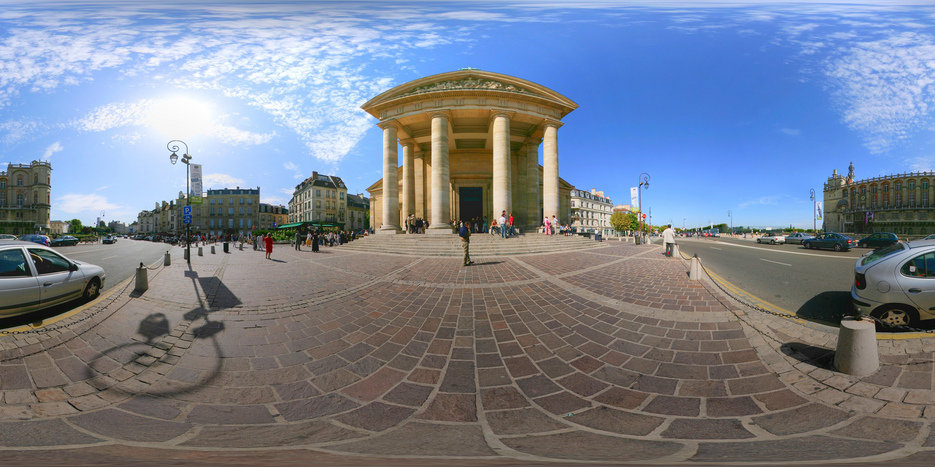
//> input picture little_planet/img/242621936_f75988eb3e_o.jpg, 935 x 467 px
$ ./main img/242621936_f75988eb3e_o.jpg   (built with g++ and OpenCV 4)
//> lines starting //> are read from the running program, lines starting //| are printed output that depends on the picture; after the words box and inside, x2 and y2 are one past the last pixel; in counts of white or black regions, pixels touching at a corner belong together
//> further down, img1 is the input picture: 467 rows x 935 cols, CV_8UC3; mean B, G, R 144.3, 129.7, 121.8
### little_planet/little_planet.hpp
#ifndef _LITTLE_PLANET_HPP_
#define _LITTLE_PLANET_HPP_

void cv_LittlePlanet(
	const IplImage* pano_img, const IplImage* lp_img,
	const double lat, const double lng, const double zoom);

#endif

### little_planet/little_planet.cpp
#define _USE_MATH_DEFINES

#include <math.h>

#include <opencv/cv.h>
#include <opencv/highgui.h>
#include <opencv/cvaux.h>

#include "little_planet.hpp"

// clat, clng [rad]
void cv_LittlePlanet(
	const IplImage* pano_img, const IplImage* lp_img,
	const double clat, const double clng, const double zoom) {
	int x, y;	// at little planet image
	int cx, cy;
	int xx, yy;
	unsigned char r, g, b;
	double lat, lng; // 댹뱗[rad],똮뱗[rad] at pano image
	double rho, theta; // at little planet image
	double sphere_r;
	int u, v; // at pano image
	// debug
	double max_lat=-100, min_lat=100;
	double max_lng=-100, min_lng=100;

	sphere_r = zoom * lp_img->width;
	cx = lp_img->width / 2;
	cy = lp_img->height / 2;

	for (y = 0; y < lp_img->height; y++) {
		for (x = 0; x < lp_img->width; x++) {
#ifdef _DEBUG
//			printf("x=%d,y=%d\n", x, y);
#endif

			xx = x - cx;
			yy = y - cy;

			rho = sqrt(xx*xx + yy*yy);
			theta = 2*atan2(rho, (2.0 * sphere_r));
			lat = asin(cos(theta)*sin(clat) + yy*sin(theta)*cos(clat) / rho);
			lng = clng + atan2( xx*sin(theta), (rho*cos(clat)*cos(theta)-yy*sin(clat)*sin(theta)) );

#ifdef _DEBUG
			if (lat > max_lat) max_lat = lat;
			if (lat < min_lat) min_lat = lat;
			if (lng > max_lng) max_lng = lng;
			if (lng < min_lng) min_lng = lng;
#endif

			u = (int)(pano_img->width/2 - pano_img->width/2 * lng / M_PI);				// -M_PI <= lng <= M_PI
			v = (int)(pano_img->height/2 - pano_img->height/2 * lat / (M_PI / 2.0));	// -M_PI/2 <= lat <= M_PI/2

#ifdef _DEBUG
//			if( x==lp_img->width/4 && y%10==0 )
//				printf("u=%d,v=%d,lat=%lf,lng=%lf\n",
//				u, v,
//				lat/M_PI*180, lng/M_PI*180);
#endif
			u = (u + pano_img->width) % pano_img->width;
			v = (v + pano_img->height) % pano_img->height;

			b = (unsigned char)(pano_img->imageData[pano_img->widthStep*v + pano_img->nChannels*u + 0]);
			g = (unsigned char)(pano_img->imageData[pano_img->widthStep*v + pano_img->nChannels*u + 1]);
			r = (unsigned char)(pano_img->imageData[pano_img->widthStep*v + pano_img->nChannels*u + 2]);

#ifdef _DEBUG
			//printf("b=%d,g=%d,r=%d\n", (int)b, (int)g, (int)r);
#endif
			lp_img->imageData[lp_img->widthStep*y + lp_img->nChannels*x + 0] = b;
			lp_img->imageData[lp_img->widthStep*y + lp_img->nChannels*x + 1] = g;
			lp_img->imageData[lp_img->widthStep*y + lp_img->nChannels*x + 2] = r;
			lp_img->imageData[lp_img->widthStep*y + lp_img->nChannels*x + 3] = 0;

		}
	}

#ifdef _DEBUG
//	printf("max_lat=%lf,min_lat=%lf,max_lng=%lf,min_lng=%lf\n",
//		max_lat / M_PI * 180, min_lat / M_PI * 180,
//		max_lng / M_PI * 180, min_lng / M_PI * 180
//		);
#endif

}

### little_planet/main.cpp
/*
http://www.subblue.com/blog/2010/6/17/little_planets
http://mathworld.wolfram.com/StereographicProjection.html
*/

#define _USE_MATH_DEFINES

#include <stdio.h>
#include <stdlib.h>
#include <math.h>

#include <opencv/cv.h>
#include <opencv/highgui.h>
#include <opencv/cvaux.h>

#include "little_planet.hpp"

/*****************************************************************************/
// Visual Studio 2013
#ifdef _DEBUG
//Debugモードの場合
#pragma comment(lib,"C:\\opencv\\build\\x86\\vc12\\lib\\opencv_core2410d.lib")
#pragma comment(lib,"C:\\opencv\\build\\x86\\vc12\\lib\\opencv_imgproc2410d.lib")
#pragma comment(lib,"C:\\opencv\\build\\x86\\vc12\\lib\\opencv_highgui2410d.lib")
#pragma comment(lib,"C:\\opencv\\build\\x86\\vc12\\lib\\opencv_objdetect2410d.lib")
#pragma comment(lib,"C:\\opencv\\build\\x86\\vc12\\lib\\opencv_contrib2410d.lib")
#pragma comment(lib,"C:\\opencv\\build\\x86\\vc12\\lib\\opencv_features2d2410d.lib")
#pragma comment(lib,"C:\\opencv\\build\\x86\\vc12\\lib\\opencv_flann2410d.lib")
#pragma comment(lib,"C:\\opencv\\build\\x86\\vc12\\lib\\opencv_gpu2410d.lib")
//#pragma comment(lib,"C:\\opencv\\build\\x86\\vc12\\lib\\opencv_haartraining_engined.lib")
#pragma comment(lib,"C:\\opencv\\build\\x86\\vc12\\lib\\opencv_legacy2410d.lib")
#pragma comment(lib,"C:\\opencv\\build\\x86\\vc12\\lib\\opencv_ts2410d.lib")
#pragma comment(lib,"C:\\opencv\\build\\x86\\vc12\\lib\\opencv_video2410d.lib")
#else
//Releaseモードの場合
#pragma comment(lib,"C:\\opencv\\build\\x86\\vc12\\lib\\opencv_core2410.lib")
#pragma comment(lib,"C:\\opencv\\build\\x86\\vc12\\lib\\opencv_imgproc2410.lib")
#pragma comment(lib,"C:\\opencv\\build\\x86\\vc12\\lib\\opencv_highgui2410.lib")
#pragma comment(lib,"C:\\opencv\\build\\x86\\vc12\\lib\\opencv_objdetect2410.lib")
#pragma comment(lib,"C:\\opencv\\build\\x86\\vc12\\lib\\opencv_contrib2410.lib")
#pragma comment(lib,"C:\\opencv\\build\\x86\\vc12\\lib\\opencv_features2d2410.lib")
#pragma comment(lib,"C:\\opencv\\build\\x86\\vc12\\lib\\opencv_flann2410.lib")
#pragma comment(lib,"C:\\opencv\\build\\x86\\vc12\\lib\\opencv_gpu2410.lib")
//#pragma comment(lib,"C:\\opencv\\build\\x86\\vc12\\lib\\opencv_haartraining_engined.lib")
#pragma comment(lib,"C:\\opencv\\build\\x86\\vc12\\lib\\opencv_legacy2410.lib")
#pragma comment(lib,"C:\\opencv\\build\\x86\\vc12\\lib\\opencv_ts2410.lib")
#pragma comment(lib,"C:\\opencv\\build\\x86\\vc12\\lib\\opencv_video2410.lib")
#endif

/*****************************************************************************/
IplImage *img1;
IplImage *img2;
int sw_img = 0;
double g_lat = -90;	// 緯度[deg]
double g_lng = 0;	// 経度[deg]
double g_zoom = 0.1;

/*****************************************************************************/
void on_mouse(int event, int x, int y, int flags, void *param = NULL);

/*****************************************************************************/
void on_mouse(int event, int x, int y, int flags, void *param) {
	static int line = 0;
	const int max_line = 15, w = 15, h = 30;

	// (4)マウスイベントを取得
	switch (event) {
	case CV_EVENT_MBUTTONDOWN:
		g_lng = (x - img1->width/2) / (double)(img1->width/2) * 180;
		printf("MDOWN:lat=%lf,lng=%lf,zoom=%lf\n", g_lat, g_lng, g_zoom);
		cv_LittlePlanet(img1, img2, g_lat / 180.*M_PI, g_lng / 180.*M_PI, g_zoom);
		cvShowImage("Little Planet", img2);
		break;
	case CV_EVENT_LBUTTONDOWN:
		g_lat = g_lat + 10;
		//g_zoom += 0.1;
		//g_lng = g_lng + 10;
		printf("LDOWN:lat=%lf,lng=%lf,zoom=%lf\n", g_lat, g_lng, g_zoom);
		cv_LittlePlanet(img1, img2, g_lat / 180.*M_PI, g_lng / 180.*M_PI, g_zoom);
		cvShowImage("Little Planet", img2);
		break;
	case CV_EVENT_RBUTTONDOWN:
		g_lat = g_lat - 10;
		//g_zoom -= 0.1;
		//g_lng = g_lng - 10;
		if (g_zoom < 0) g_zoom = 0.1;
		printf("RDOWN:lat=%lf,lng=%lf,zoom=%lf\n", g_lat, g_lng, g_zoom);
		cv_LittlePlanet(img1, img2, g_lat / 180.*M_PI, g_lng / 180.*M_PI, g_zoom);
		cvShowImage("Little Planet", img2);
		break;
	}
}

void addGridAndCenter(IplImage* img, const int nx, const int ny) {
//> called with nx = 36, ny = 18
	int x, y;
	double x_step = img->width / (double)nx;
//> x_step = 25.97
	double y_step = img->height / (double)ny;
//> y_step = 25.94

	for (x = 0; x < nx / 2; x++) {
		cvLine(img, cvPoint(x*x_step, 0), cvPoint(x*x_step, img->height - 1), cvScalar(255, 255, 255, 0), 1);
	}
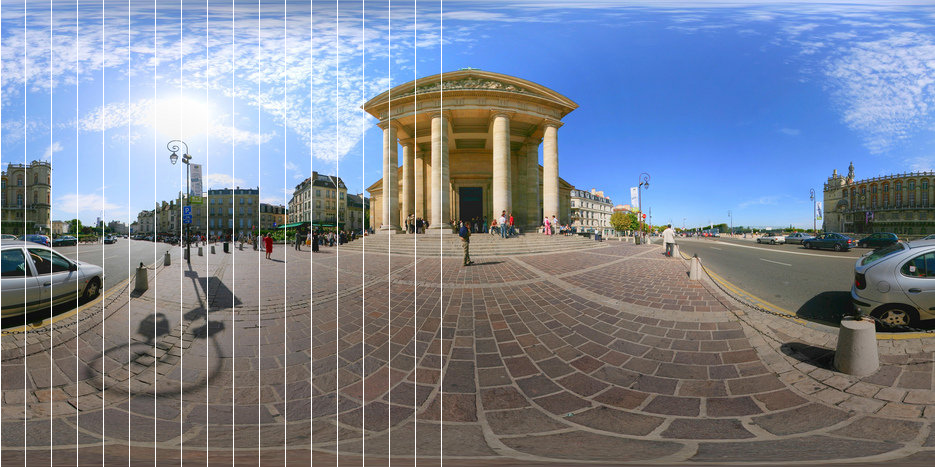
//> img: 467 rows x 935 cols, CV_8UC3; mean B, G, R 146.4, 131.9, 124.1
	for (x = nx/2; x < nx; x++) {
		cvLine(img, cvPoint(x*x_step, 0), cvPoint(x*x_step, img->height - 1), cvScalar(255, 0, 0, 0), 1);
	}
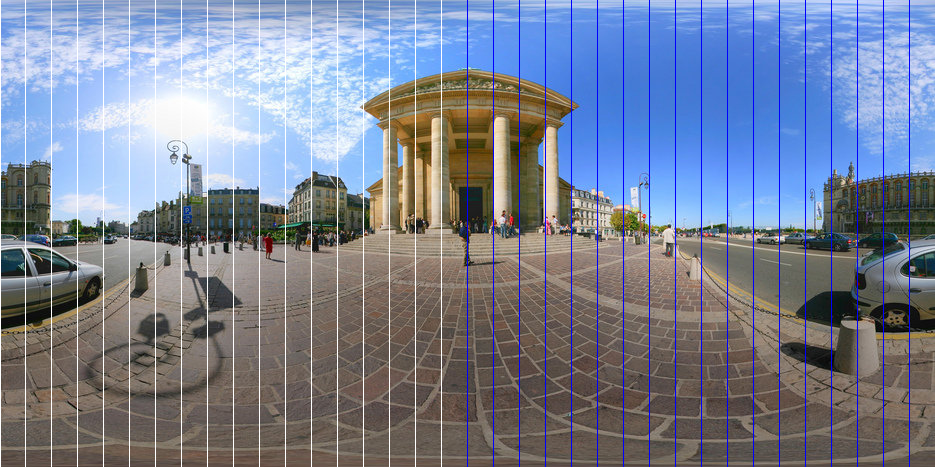
//> img: 467 rows x 935 cols, CV_8UC3; mean B, G, R 148.6, 129.5, 122
	for (y = 0; y < ny/2; y++) {
		cvLine(img, cvPoint(0, y*y_step), cvPoint(img->width - 1, y*y_step), cvScalar(255, 255, 255, 0), 1);
	}
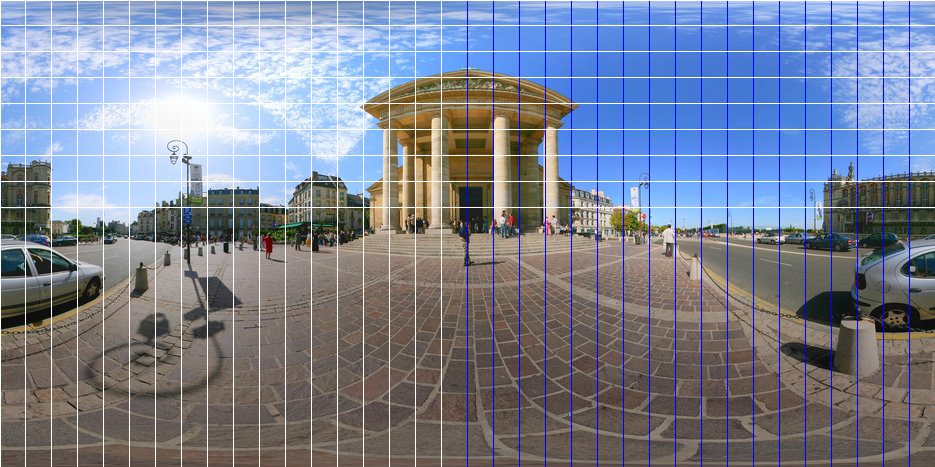
//> img: 467 rows x 935 cols, CV_8UC3; mean B, G, R 149.5, 131.3, 124.3
	for (y = ny/2; y < ny; y++) {
		cvLine(img, cvPoint(0, y*y_step), cvPoint(img->width - 1, y*y_step), cvScalar(0, 255, 0, 0), 1);
	}
//> this loop made 9 passes
//> pass 1, in addGridAndCenter, `cvLine(img, cvPoint(0, y*y_step), cvPoint(img->width - 1, y*y_step), c..`:
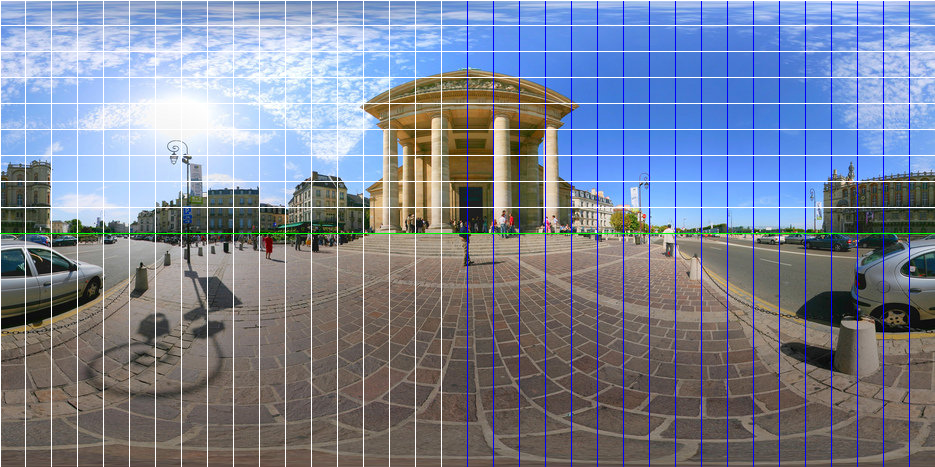
//> img: 467 rows x 935 cols, CV_8UC3; 0.21% of pixels changed, all inside (x1, y1, x2, y2) = (0, 233, 935, 234)
//> pass 2, in addGridAndCenter, `cvLine(img, cvPoint(0, y*y_step), cvPoint(img->width - 1, y*y_step), c..`:
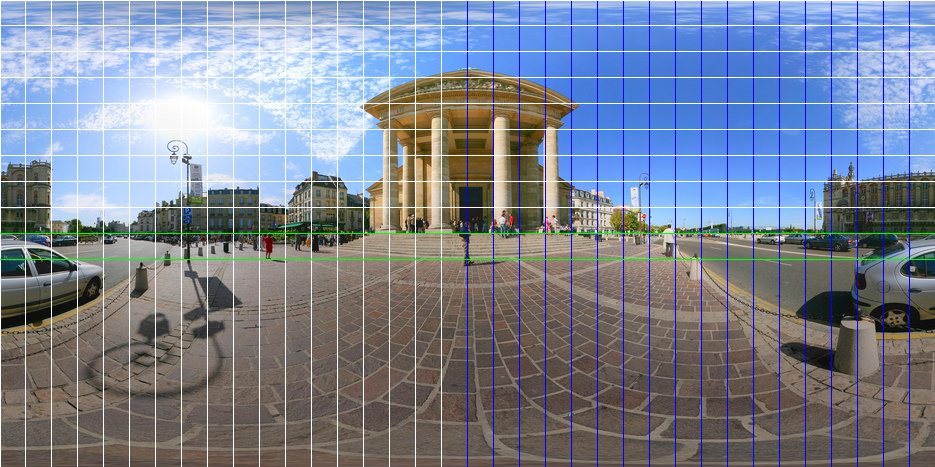
//> img: 467 rows x 935 cols, CV_8UC3; 0.21% of pixels changed, all inside (x1, y1, x2, y2) = (0, 259, 935, 260)
//> pass 3, in addGridAndCenter, `cvLine(img, cvPoint(0, y*y_step), cvPoint(img->width - 1, y*y_step), c..`:
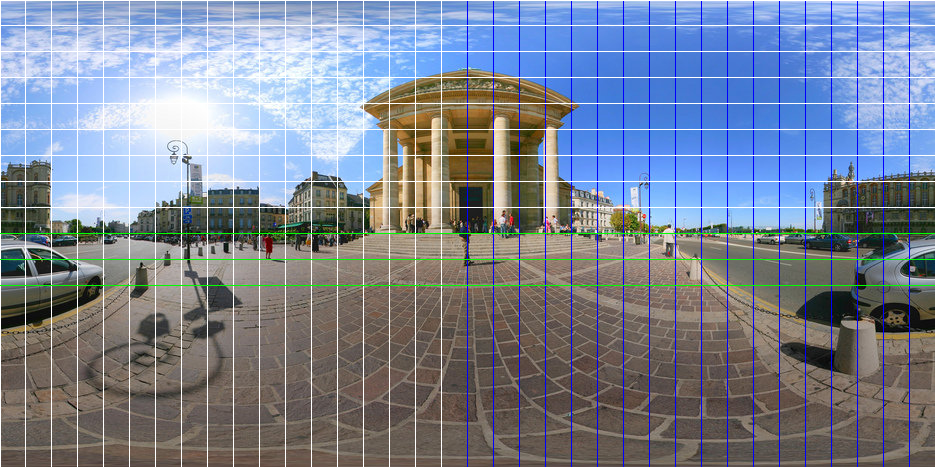
//> img: 467 rows x 935 cols, CV_8UC3; 0.21% of pixels changed, all inside (x1, y1, x2, y2) = (0, 285, 935, 286)
//> after the loop:
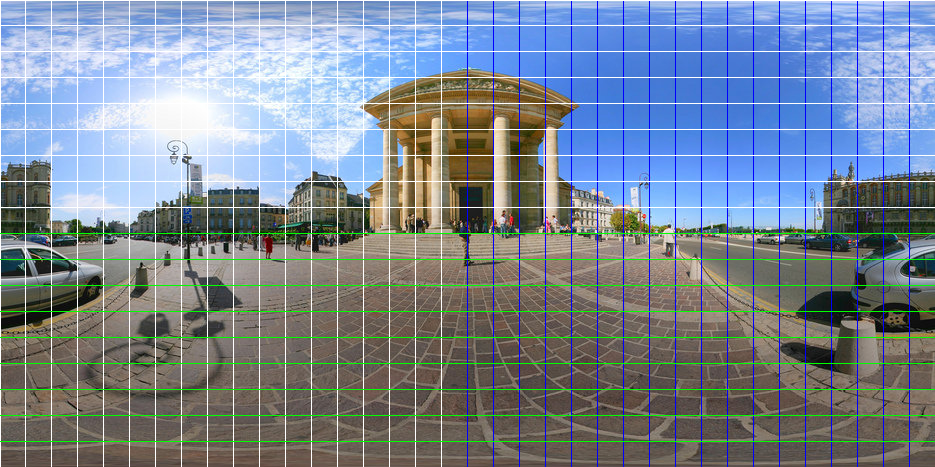
//> img: 467 rows x 935 cols, CV_8UC3; 1.28% of pixels changed, all inside (x1, y1, x2, y2) = (0, 311, 935, 442)

	cvCircle(img, cvPoint(img->width / 2, img->height / 2), 2, cvScalar(0, 0, 255, 0), CV_FILLED);
//> img: 467 rows x 935 cols, CV_8UC3; 13 pixels changed, all inside (x1, y1, x2, y2) = (465, 231, 470, 236)
}

int main(int argc, char** argv) {
	char c;

	img1 = cvLoadImage(argv[1], 1);
	img2 = cvCreateImage(cvSize(img1->width/2, img1->height), img1->depth, img1->nChannels);

	cvNamedWindow("Pano", CV_WINDOW_AUTOSIZE);
	addGridAndCenter(img1, 36, 18);
	cvShowImage("Pano", img1);

	cvNamedWindow("Little Planet", CV_WINDOW_AUTOSIZE);
	cvSetMouseCallback("Little Planet", on_mouse);
	cv_LittlePlanet(img1, img2, g_lat/180.*M_PI, g_lng/180.*M_PI, g_zoom);
//> (the run ends here: the program crashes, at `for (y = 0; y < lp_img->height; y++)`)
